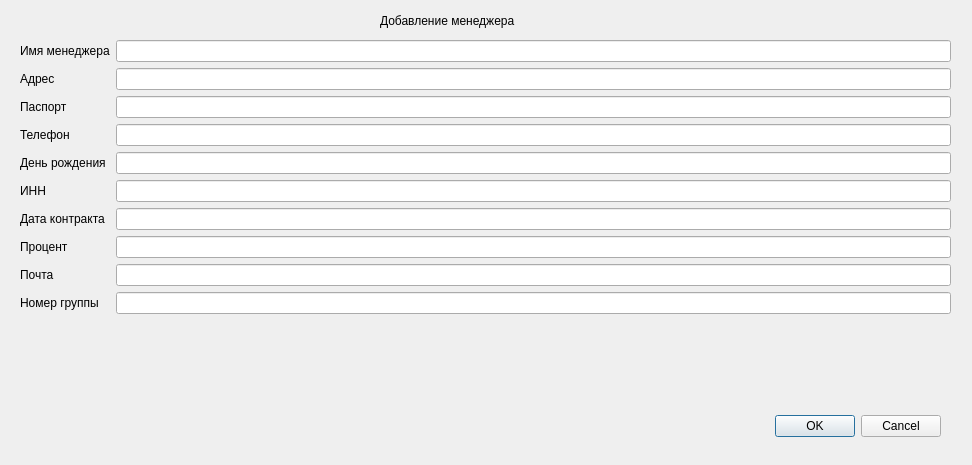
<?xml version="1.0" encoding="UTF-8"?>
<ui version="4.0">
 <class>fAddManager</class>
 <widget class="QDialog" name="fAddManager">
  <property name="geometry">
   <rect>
    <x>0</x>
    <y>0</y>
    <width>972</width>
    <height>465</height>
   </rect>
  </property>
  <property name="windowTitle">
   <string>Dialog</string>
  </property>
  <widget class="QDialogButtonBox" name="buttonBox">
   <property name="geometry">
    <rect>
     <x>760</x>
     <y>410</y>
     <width>181</width>
     <height>32</height>
    </rect>
   </property>
   <property name="orientation">
    <enum>Qt::Horizontal</enum>
   </property>
   <property name="standardButtons">
    <set>QDialogButtonBox::Cancel|QDialogButtonBox::Ok</set>
   </property>
  </widget>
  <widget class="QWidget" name="formLayoutWidget">
   <property name="geometry">
    <rect>
     <x>20</x>
     <y>40</y>
     <width>931</width>
     <height>361</height>
    </rect>
   </property>
   <layout class="QFormLayout" name="formLayout">
    <item row="0" column="0">
     <widget class="QLabel" name="lbName">
      <property name="text">
       <string>Имя менеджера</string>
      </property>
     </widget>
    </item>
    <item row="0" column="1">
     <widget class="QLineEdit" name="leName"/>
    </item>
    <item row="1" column="0">
     <widget class="QLabel" name="lbAddress">
      <property name="text">
       <string>Адрес</string>
      </property>
     </widget>
    </item>
    <item row="1" column="1">
     <widget class="QLineEdit" name="leAddress"/>
    </item>
    <item row="2" column="0">
     <widget class="QLabel" name="lbPassport">
      <property name="text">
       <string>Паспорт</string>
      </property>
     </widget>
    </item>
    <item row="2" column="1">
     <widget class="QLineEdit" name="lePassport"/>
    </item>
    <item row="3" column="0">
     <widget class="QLabel" name="lbPhone">
      <property name="text">
       <string>Телефон</string>
      </property>
     </widget>
    </item>
    <item row="3" column="1">
     <widget class="QLineEdit" name="lePhone"/>
    </item>
    <item row="4" column="0">
     <widget class="QLabel" name="lbBirthday">
      <property name="text">
       <string>День рождения</string>
      </property>
     </widget>
    </item>
    <item row="4" column="1">
     <widget class="QLineEdit" name="leBirthday"/>
    </item>
    <item row="5" column="0">
     <widget class="QLabel" name="lbInn">
      <property name="text">
       <string>ИНН</string>
      </property>
     </widget>
    </item>
    <item row="5" column="1">
     <widget class="QLineEdit" name="leInn"/>
    </item>
    <item row="6" column="0">
     <widget class="QLabel" name="lbEmpDate">
      <property name="text">
       <string>Дата контракта</string>
      </property>
     </widget>
    </item>
    <item row="6" column="1">
     <widget class="QLineEdit" name="leDateEmp"/>
    </item>
    <item row="7" column="0">
     <widget class="QLabel" name="lbPercent">
      <property name="text">
       <string>Процент</string>
      </property>
     </widget>
    </item>
    <item row="7" column="1">
     <widget class="QLineEdit" name="lePercent"/>
    </item>
    <item row="8" column="0">
     <widget class="QLabel" name="lbEmail">
      <property name="text">
       <string>Почта</string>
      </property>
     </widget>
    </item>
    <item row="8" column="1">
     <widget class="QLineEdit" name="leEmail"/>
    </item>
    <item row="9" column="0">
     <widget class="QLabel" name="lbNumOfGroup">
      <property name="text">
       <string>Номер группы</string>
      </property>
     </widget>
    </item>
    <item row="9" column="1">
     <widget class="QLineEdit" name="leNumOfGroup"/>
    </item>
   </layout>
  </widget>
  <widget class="QLabel" name="lbCaption">
   <property name="geometry">
    <rect>
     <x>380</x>
     <y>10</y>
     <width>211</width>
     <height>22</height>
    </rect>
   </property>
   <property name="text">
    <string>Добавление менеджера</string>
   </property>
  </widget>
 </widget>
 <resources/>
 <connections>
  <connection>
   <sender>buttonBox</sender>
   <signal>accepted()</signal>
   <receiver>fAddManager</receiver>
   <slot>accept()</slot>
   <hints>
    <hint type="sourcelabel">
     <x>248</x>
     <y>254</y>
    </hint>
    <hint type="destinationlabel">
     <x>157</x>
     <y>274</y>
    </hint>
   </hints>
  </connection>
  <connection>
   <sender>buttonBox</sender>
   <signal>rejected()</signal>
   <receiver>fAddManager</receiver>
   <slot>reject()</slot>
   <hints>
    <hint type="sourcelabel">
     <x>316</x>
     <y>260</y>
    </hint>
    <hint type="destinationlabel">
     <x>286</x>
     <y>274</y>
    </hint>
   </hints>
  </connection>
 </connections>
</ui>
